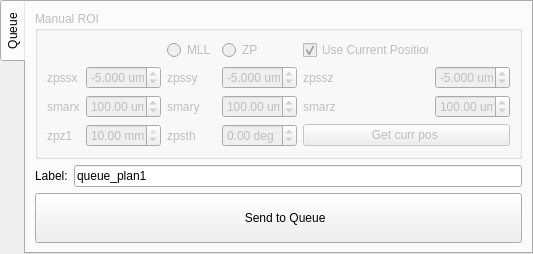
         <widget class="QTabWidget" name="tabWidget_10">
          <property name="sizePolicy">
           <sizepolicy hsizetype="Fixed" vsizetype="Preferred">
            <horstretch>0</horstretch>
            <verstretch>0</verstretch>
           </sizepolicy>
          </property>
          <property name="tabPosition">
           <enum>QTabWidget::West</enum>
          </property>
          <property name="currentIndex">
           <number>0</number>
          </property>
          <property name="elideMode">
           <enum>Qt::ElideRight</enum>
          </property>
          <widget class="QWidget" name="tabWidget_10Page2">
           <attribute name="title">
            <string>Queue</string>
           </attribute>
           <layout class="QGridLayout" name="gridLayout_16">
            <item row="0" column="3" rowspan="5">
             <widget class="QGroupBox" name="gb_queue_server_plan">
              <property name="enabled">
               <bool>false</bool>
              </property>
              <property name="sizePolicy">
               <sizepolicy hsizetype="Preferred" vsizetype="Fixed">
                <horstretch>0</horstretch>
                <verstretch>0</verstretch>
               </sizepolicy>
              </property>
              <property name="styleSheet">
               <string notr="true"/>
              </property>
              <property name="title">
               <string>Manual ROI</string>
              </property>
              <layout class="QGridLayout" name="gridLayout_146">
               <item row="4" column="1">
                <widget class="QLabel" name="label_207">
                 <property name="text">
                  <string>smarx</string>
                 </property>
                </widget>
               </item>
               <item row="5" column="5" colspan="2">
                <widget class="QPushButton" name="pb_get_current_position">
                 <property name="sizePolicy">
                  <sizepolicy hsizetype="Preferred" vsizetype="Fixed">
                   <horstretch>0</horstretch>
                   <verstretch>0</verstretch>
                  </sizepolicy>
                 </property>
                 <property name="text">
                  <string> Get curr pos  </string>
                 </property>
                </widget>
               </item>
               <item row="3" column="4">
                <widget class="QDoubleSpinBox" name="dsb_zpssy_manual_roi">
                 <property name="sizePolicy">
                  <sizepolicy hsizetype="Preferred" vsizetype="Preferred">
                   <horstretch>0</horstretch>
                   <verstretch>0</verstretch>
                  </sizepolicy>
                 </property>
                 <property name="toolTip">
                  <string>scan range entry</string>
                 </property>
                 <property name="prefix">
                  <string notr="true"/>
                 </property>
                 <property name="suffix">
                  <string> um</string>
                 </property>
                 <property name="decimals">
                  <number>3</number>
                 </property>
                 <property name="minimum">
                  <double>-14.000000000000000</double>
                 </property>
                 <property name="maximum">
                  <double>14.000000000000000</double>
                 </property>
                 <property name="singleStep">
                  <double>1.000000000000000</double>
                 </property>
                 <property name="value">
                  <double>-5.000000000000000</double>
                 </property>
                </widget>
               </item>
               <item row="4" column="5">
                <widget class="QLabel" name="label_209">
                 <property name="text">
                  <string>smarz</string>
                 </property>
                </widget>
               </item>
               <item row="5" column="2">
                <widget class="QDoubleSpinBox" name="dsb_zpz1_manual_roi">
                 <property name="sizePolicy">
                  <sizepolicy hsizetype="Preferred" vsizetype="Preferred">
                   <horstretch>0</horstretch>
                   <verstretch>0</verstretch>
                  </sizepolicy>
                 </property>
                 <property name="toolTip">
                  <string>scan range entry</string>
                 </property>
                 <property name="prefix">
                  <string notr="true"/>
                 </property>
                 <property name="suffix">
                  <string> mm</string>
                 </property>
                 <property name="decimals">
                  <number>2</number>
                 </property>
                 <property name="minimum">
                  <double>-45.000000000000000</double>
                 </property>
                 <property name="maximum">
                  <double>10.000000000000000</double>
                 </property>
                 <property name="singleStep">
                  <double>100.000000000000000</double>
                 </property>
                 <property name="value">
                  <double>10.000000000000000</double>
                 </property>
                </widget>
               </item>
               <item row="5" column="4">
                <widget class="QDoubleSpinBox" name="dsb_zpsth_manual_roi">
                 <property name="sizePolicy">
                  <sizepolicy hsizetype="Preferred" vsizetype="Fixed">
                   <horstretch>0</horstretch>
                   <verstretch>0</verstretch>
                  </sizepolicy>
                 </property>
                 <property name="toolTip">
                  <string>scan range entry</string>
                 </property>
                 <property name="prefix">
                  <string notr="true"/>
                 </property>
                 <property name="suffix">
                  <string> deg</string>
                 </property>
                 <property name="decimals">
                  <number>2</number>
                 </property>
                 <property name="minimum">
                  <double>-100.000000000000000</double>
                 </property>
                 <property name="maximum">
                  <double>100.000000000000000</double>
                 </property>
                 <property name="singleStep">
                  <double>100.000000000000000</double>
                 </property>
                 <property name="value">
                  <double>0.000000000000000</double>
                 </property>
                </widget>
               </item>
               <item row="3" column="5">
                <widget class="QLabel" name="label_194">
                 <property name="text">
                  <string>zpssz</string>
                 </property>
                </widget>
               </item>
               <item row="3" column="1">
                <widget class="QLabel" name="label_196">
                 <property name="text">
                  <string>zpssx</string>
                 </property>
                </widget>
               </item>
               <item row="5" column="1">
                <widget class="QLabel" name="label_211">
                 <property name="text">
                  <string>zpz1</string>
                 </property>
                </widget>
               </item>
               <item row="3" column="3">
                <widget class="QLabel" name="label_193">
                 <property name="text">
                  <string>zpssy</string>
                 </property>
                </widget>
               </item>
               <item row="4" column="4">
                <widget class="QDoubleSpinBox" name="dsb_smary_manual_roi">
                 <property name="sizePolicy">
                  <sizepolicy hsizetype="Preferred" vsizetype="Preferred">
                   <horstretch>0</horstretch>
                   <verstretch>0</verstretch>
                  </sizepolicy>
                 </property>
                 <property name="toolTip">
                  <string>scan range entry</string>
                 </property>
                 <property name="prefix">
                  <string notr="true"/>
                 </property>
                 <property name="suffix">
                  <string> um</string>
                 </property>
                 <property name="decimals">
                  <number>2</number>
                 </property>
                 <property name="minimum">
                  <double>-6000.000000000000000</double>
                 </property>
                 <property name="maximum">
                  <double>6000.000000000000000</double>
                 </property>
                 <property name="singleStep">
                  <double>100.000000000000000</double>
                 </property>
                 <property name="value">
                  <double>100.000000000000000</double>
                 </property>
                </widget>
               </item>
               <item row="3" column="6">
                <widget class="QDoubleSpinBox" name="dsb_zpssz_manual_roi">
                 <property name="sizePolicy">
                  <sizepolicy hsizetype="Preferred" vsizetype="Preferred">
                   <horstretch>0</horstretch>
                   <verstretch>0</verstretch>
                  </sizepolicy>
                 </property>
                 <property name="toolTip">
                  <string>scan range entry</string>
                 </property>
                 <property name="prefix">
                  <string notr="true"/>
                 </property>
                 <property name="suffix">
                  <string> um</string>
                 </property>
                 <property name="decimals">
                  <number>3</number>
                 </property>
                 <property name="minimum">
                  <double>-14.000000000000000</double>
                 </property>
                 <property name="maximum">
                  <double>14.000000000000000</double>
                 </property>
                 <property name="singleStep">
                  <double>1.000000000000000</double>
                 </property>
                 <property name="value">
                  <double>-5.000000000000000</double>
                 </property>
                </widget>
               </item>
               <item row="3" column="2">
                <widget class="QDoubleSpinBox" name="dsb_zpssx_manual_roi">
                 <property name="sizePolicy">
                  <sizepolicy hsizetype="Preferred" vsizetype="Fixed">
                   <horstretch>0</horstretch>
                   <verstretch>0</verstretch>
                  </sizepolicy>
                 </property>
                 <property name="toolTip">
                  <string>scan range entry</string>
                 </property>
                 <property name="prefix">
                  <string notr="true"/>
                 </property>
                 <property name="suffix">
                  <string> um</string>
                 </property>
                 <property name="decimals">
                  <number>3</number>
                 </property>
                 <property name="minimum">
                  <double>-14.000000000000000</double>
                 </property>
                 <property name="maximum">
                  <double>14.000000000000000</double>
                 </property>
                 <property name="singleStep">
                  <double>1.000000000000000</double>
                 </property>
                 <property name="value">
                  <double>-5.000000000000000</double>
                 </property>
                </widget>
               </item>
               <item row="4" column="3">
                <widget class="QLabel" name="label_208">
                 <property name="text">
                  <string>smary</string>
                 </property>
                </widget>
               </item>
               <item row="5" column="3">
                <widget class="QLabel" name="label_210">
                 <property name="text">
                  <string>zpsth</string>
                 </property>
                </widget>
               </item>
               <item row="4" column="2">
                <widget class="QDoubleSpinBox" name="dsb_smarx_manual_roi">
                 <property name="sizePolicy">
                  <sizepolicy hsizetype="Preferred" vsizetype="Fixed">
                   <horstretch>0</horstretch>
                   <verstretch>0</verstretch>
                  </sizepolicy>
                 </property>
                 <property name="toolTip">
                  <string>scan range entry</string>
                 </property>
                 <property name="prefix">
                  <string notr="true"/>
                 </property>
                 <property name="suffix">
                  <string> um</string>
                 </property>
                 <property name="decimals">
                  <number>2</number>
                 </property>
                 <property name="minimum">
                  <double>-6000.000000000000000</double>
                 </property>
                 <property name="maximum">
                  <double>6000.000000000000000</double>
                 </property>
                 <property name="singleStep">
                  <double>100.000000000000000</double>
                 </property>
                 <property name="value">
                  <double>100.000000000000000</double>
                 </property>
                </widget>
               </item>
               <item row="4" column="6">
                <widget class="QDoubleSpinBox" name="dsb_smarz_manual_roi">
                 <property name="sizePolicy">
                  <sizepolicy hsizetype="Preferred" vsizetype="Preferred">
                   <horstretch>0</horstretch>
                   <verstretch>0</verstretch>
                  </sizepolicy>
                 </property>
                 <property name="toolTip">
                  <string>scan range entry</string>
                 </property>
                 <property name="prefix">
                  <string notr="true"/>
                 </property>
                 <property name="suffix">
                  <string> um</string>
                 </property>
                 <property name="decimals">
                  <number>2</number>
                 </property>
                 <property name="minimum">
                  <double>-6000.000000000000000</double>
                 </property>
                 <property name="maximum">
                  <double>6000.000000000000000</double>
                 </property>
                 <property name="singleStep">
                  <double>100.000000000000000</double>
                 </property>
                 <property name="value">
                  <double>100.000000000000000</double>
                 </property>
                </widget>
               </item>
               <item row="0" column="3">
                <widget class="QRadioButton" name="rb_mll_manual_roi">
                 <property name="sizePolicy">
                  <sizepolicy hsizetype="Preferred" vsizetype="Fixed">
                   <horstretch>0</horstretch>
                   <verstretch>0</verstretch>
                  </sizepolicy>
                 </property>
                 <property name="toolTip">
                  <string>select for 2D scan</string>
                 </property>
                 <property name="styleSheet">
                  <string notr="true"/>
                 </property>
                 <property name="text">
                  <string>MLL</string>
                 </property>
                 <property name="checkable">
                  <bool>false</bool>
                 </property>
                 <property name="checked">
                  <bool>false</bool>
                 </property>
                 <property name="autoExclusive">
                  <bool>true</bool>
                 </property>
                </widget>
               </item>
               <item row="0" column="4">
                <widget class="QRadioButton" name="rb_zp_manual_roi">
                 <property name="sizePolicy">
                  <sizepolicy hsizetype="Preferred" vsizetype="Fixed">
                   <horstretch>0</horstretch>
                   <verstretch>0</verstretch>
                  </sizepolicy>
                 </property>
                 <property name="text">
                  <string>ZP</string>
                 </property>
                 <property name="checkable">
                  <bool>false</bool>
                 </property>
                 <property name="checked">
                  <bool>false</bool>
                 </property>
                </widget>
               </item>
               <item row="0" column="5">
                <widget class="QCheckBox" name="cb_queue_use_curr_pos">
                 <property name="text">
                  <string>Use Current Position</string>
                 </property>
                 <property name="checked">
                  <bool>true</bool>
                 </property>
                </widget>
               </item>
              </layout>
             </widget>
            </item>
            <item row="6" column="3">
             <widget class="QPushButton" name="pb_flyplan_to_qserver">
              <property name="enabled">
               <bool>true</bool>
              </property>
              <property name="sizePolicy">
               <sizepolicy hsizetype="Preferred" vsizetype="Fixed">
                <horstretch>0</horstretch>
                <verstretch>0</verstretch>
               </sizepolicy>
              </property>
              <property name="text">
               <string>
    Send to Queue 
</string>
              </property>
             </widget>
            </item>
            <item row="5" column="3">
             <layout class="QHBoxLayout" name="horizontalLayout_32">
              <item>
               <widget class="QLabel" name="label_52">
                <property name="sizePolicy">
                 <sizepolicy hsizetype="Fixed" vsizetype="Fixed">
                  <horstretch>0</horstretch>
                  <verstretch>0</verstretch>
                 </sizepolicy>
                </property>
                <property name="text">
                 <string>Label:</string>
                </property>
               </widget>
              </item>
              <item>
               <widget class="QLineEdit" name="le_qplan_name">
                <property name="sizePolicy">
                 <sizepolicy hsizetype="Preferred" vsizetype="Fixed">
                  <horstretch>0</horstretch>
                  <verstretch>0</verstretch>
                 </sizepolicy>
                </property>
                <property name="text">
                 <string>queue_plan1</string>
                </property>
               </widget>
              </item>
             </layout>
            </item>
           </layout>
          </widget>
         </widget>
